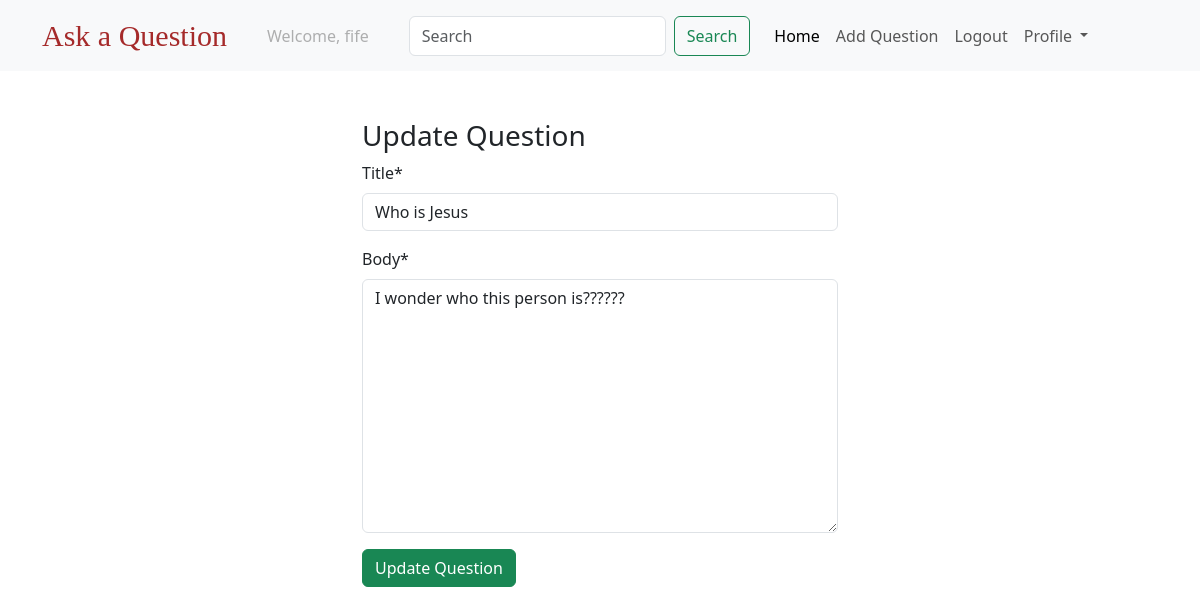
The app's page /update/who-is-jesus/ (signed in) with its own data.
### users/models.py (models this page shows)
class CustomUser(AbstractUser):
    pass

### questions/models.py (models this page shows, shortened)
class Question(models.Model):
    created_at = models.DateTimeField(auto_now_add=True)
    title = models.CharField(max_length=250)
    body = models.TextField()
    slug = models.SlugField(max_length=250, unique=True)
    author = models.ForeignKey(settings.AUTH_USER_MODEL,
                               on_delete=models.CASCADE, related_name="questions")

### questions/views.py (the view)
# urls.py: path('update/<slug:slug>/', update_question, name='update_question'), # type: ignore
def update_question(request, slug):
    oldquestion = get_object_or_404(Question, slug=slug)
    update_form = QuestionUpdateForm(request.POST or None, instance=oldquestion)
    if update_form.is_valid():
        update_form.save()
        return redirect('qlist')
    return render(request, 'update.html', {"form": update_form})

### questions/forms.py
class QuestionUpdateForm(forms.ModelForm):
    class Meta:
        model = Question
        fields = ['title', 'body']

### templates/update.html (shortened to what this page needs)
{% extends 'base.html' %}
{% load crispy_forms_tags%}
{% block body %}
    <div class="container mt-5 update-style">
        <h3>Update Question</h3>
        <form action="" method="post" novalidate>
            {{form | crispy}}
            <input type="submit" value="Update Question" class="btn btn-success">
        </form>
    </div>
{% endblock  %}

### templates/navbar.html (shortened to what this page needs)
<nav class="navbar navbar-expand-lg bg-body-tertiary">
    <div class="container">
      <a class="navbar-brand text-style" href="#">Ask a Question</a>
      <div class="collapse navbar-collapse" id="navbarSupportedContent">
        <ul class="navbar-nav me-auto mb-2 mb-lg-0">
            {% if request.user.is_authenticated %}
            <li class="nav-item mx-3">
                <a class="nav-link disabled">Welcome, {{request.user.username}}</a>
            </li>
            <form class="d-flex mx-3" role="search">
              <input class="form-control me-2" type="search" placeholder="Search" aria-label="Search">
              <button class="btn btn-outline-success" type="submit">Search</button>
            </form>
          <li class="nav-item">
            <a class="nav-link active" aria-current="page" href="{% url 'qlist' %}">Home</a>
          </li>
          <li class="nav-item">
            <a class="nav-link" href="{% url 'create_question' %}">Add Question </a>
          </li>
          <li class="nav-item">
            <a class="nav-link" href="{% url 'logout' %}">Logout </a>
          </li>
          <li class="nav-item dropdown">
            <a class="nav-link dropdown-toggle" href="#" role="button" data-bs-toggle="dropdown" aria-expanded="false">
              Profile
            </a>
          </li>
        </ul>
      </div>
    </div>
  </nav>

### templates/navbar.html (style rules this page uses)
.text-style { font-size: 30px !important; font-family: fantasy !important; color: brown !important; }

### templates/update.html (style rules this page uses)
.update-style { width: 500px; height: auto; }

### records on screen
CustomUser: user.username "fife"
Question: title "Who is Jesus", body "I wonder who this person is??????"
